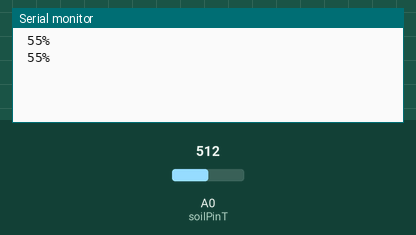
The sketch below on a simulated Arduino Uno, built with avr-gcc and run on an emulated ATmega328P. Shown: the last lines printed to the serial monitor. The inputs (shaded band) are chosen by the test bench; at power-on: A0 (soilPinT) = 512.

Above: at 1.8 s.
1.9 s: A0 (soilPinT) set to 696
At 2.6 s:
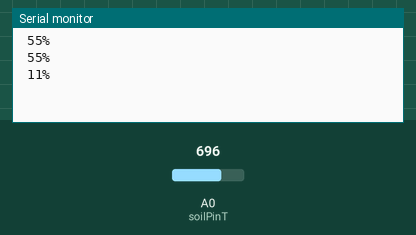
3.4 s: A0 (soilPinT) set to 712
At 4.8 s:
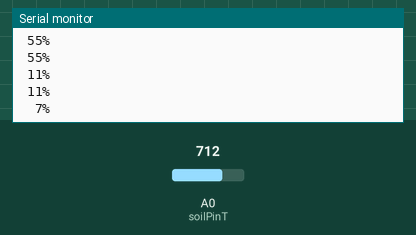
6.5 s: A0 (soilPinT) set to 730
At 7.7 s:
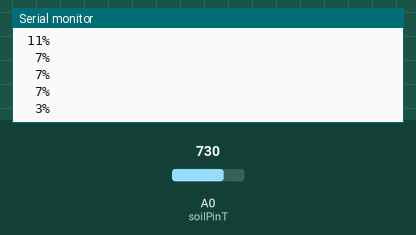
8.0 s: A0 (soilPinT) set to 752
At 8.5 s:
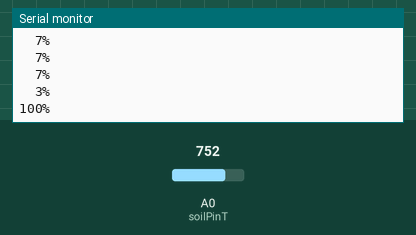

Measured:
- the behaviour switches between 702 and 703 on A0 (soilPinT) (found by bisection; images 1 and 2)
- the behaviour switches between 744 and 745 on A0 (soilPinT) (found by bisection; images 3 and 4)
- after the input at 1.9 s, the serial monitor: prints a new line after 0.10 s (image 1)
- after the input at 3.4 s, the serial monitor: prints a new line after 0.60 s (image 2)
- after the input at 6.5 s, the serial monitor: prints a new line after 0.50 s (image 3)
- after the input at 8.0 s, the serial monitor: prints a new line at once (image 4)

The sketch:

Sensor-capacitivo-de-humedad-del-suelo-con-Arduino.ino
```cpp
/*
  Created by TEOS
  Domotic with Arduino https://goo.gl/btZpjs
  YouTube https://goo.gl/k7TUSZ
  Instagram https://goo.gl/zEIjia
  Facebook https://goo.gl/eivraR
  Twitter https://goo.gl/du5Wgn
  Github https://goo.gl/Xl5IiS
  WEB https://www.proyecto-teos.com
*/
const uint8_t soilPinT = A0;

void setup() {
  Serial.begin(9600);
}

void loop() {
  char toCharSoilT[3], resultSerialT[4];
  uint16_t soilMoistureT;

  soilMoistureT = map(analogRead(soilPinT), 320, 740, 100, 0);
  soilMoistureT = constrain(soilMoistureT, 0, 100);

  dtostrf(soilMoistureT, 3, 0, toCharSoilT);

  sprintf(resultSerialT, toCharSoilT);
  strcat(resultSerialT, "%");
  Serial.println(resultSerialT);

  delay(1000);
}
```
